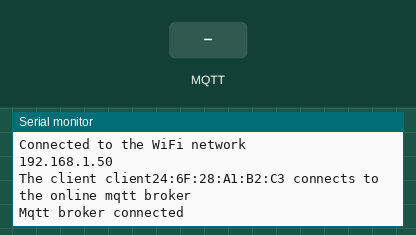
The program below on a simulated ESP32. Shown: the last lines printed to the serial monitor. The inputs (shaded band) are chosen by the test bench. WiFi joins after 1.5 s; servers stay silent unless stated; no MQTT or app messages arrive unless stated.

Above: at 3.7 s.
3.8 s: MQTT message "1" arrives on the first subscribed topic
At 5.0 s:
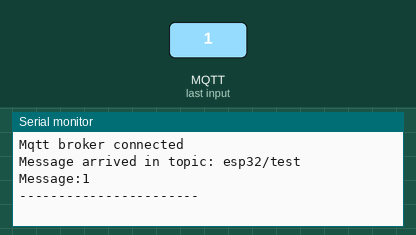
5.3 s: MQTT message "on" arrives on the first subscribed topic
At 6.1 s:
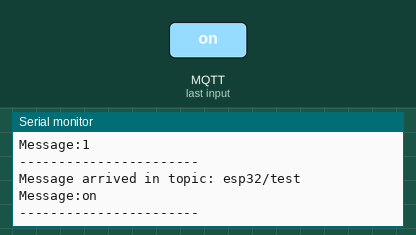
6.8 s: MQTT message "off" arrives on the first subscribed topic
At 7.3 s:
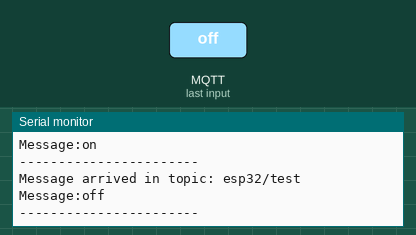

The program:

main.cpp
```cpp
#include <WiFi.h>
#include <PubSubClient.h>
#include <HTTPClient.h>
#include <ESP32Ping.h>


// WiFi
const char *ssid = "Duli"; // Enter your WiFi name
//const char *password = "AJL6B:6^T*aQM";  // Enter WiFi password
//const char *ssid = "Fontys_WiFi_Start"; // Enter your WiFi name
const char *password = "uliduli1";  // Enter WiFi password

// MQTT Broker
//IPAddress local_host(192,168,68,52); Fontys
IPAddress local_host(192,168,43,136);
const char * host = "h9111c9f.eu-central-1.emqx.cloud";
const char *topic = "esp32/test";
const char *mqtt_username = "user1";     //change to your username and pass
const char *mqtt_password = "user1Pass";
const int mqtt_port_local = 1883;
const int mqtt_port = 15219;

WiFiClient espClient;
PubSubClient client(espClient);

void callback(char *topic, byte *payload, unsigned int length);

void setup() {
  // Set software serial baud to 115200;
  Serial.begin(115200);
  // connecting to a WiFi network
  WiFi.begin(ssid, password);
  //WiFi.begin(ssid);
  while (WiFi.status() != WL_CONNECTED) {
      delay(500);
      Serial.println("Connecting to WiFi..");
  }
  Serial.println("Connected to the WiFi network");
  Serial.println(WiFi.localIP());
  //connecting to a mqtt broker
  bool flag = Ping.ping("www.google.com", 3);

  client.setCallback(callback);
  while (!client.connected()) {
      String client_id = "client";
      client_id += String(WiFi.macAddress());
      if(flag){
        Serial.printf("The client %s connects to the online mqtt broker\n", client_id.c_str());

        client.setServer(host, mqtt_port);
        if (client.connect(client_id.c_str(), mqtt_username, mqtt_password)) {
          Serial.println("Mqtt broker connected");
      } else {
          Serial.print("failed with state ");
          Serial.print(client.state());
          delay(2000);
      }
      }
      else{
        Serial.printf("The client %s connects to the local mqtt broker\n", client_id.c_str());

        client.setServer(local_host, mqtt_port_local);
        if (client.connect(client_id.c_str())) {
          Serial.println("Mqtt broker connected");
      } else {
          Serial.print("failed with state ");
          Serial.print(client.state());
          delay(2000);
      }
      }

  }
  // publish and subscribe
  //client.publish(topic, "test");
  client.subscribe(topic);
}

///dont change the param. Do what you have to with message in this function
void callback(char *topic, byte *payload, unsigned int length) {
  Serial.print("Message arrived in topic: ");
  Serial.println(topic);
  Serial.print("Message:");
  for (int i = 0; i < length; i++) {
      Serial.print((char) payload[i]);
  }
  Serial.println();
  Serial.println("-----------------------");
}

void loop() {
  client.loop();   //start to collect messages
}
```

Measured:
- after the input at 3.8 s, the serial monitor: prints a new line at once (image 1)
- after the input at 5.3 s, the serial monitor: prints a new line at once (image 2)
- after the input at 6.8 s, the serial monitor: prints a new line at once (image 3)
